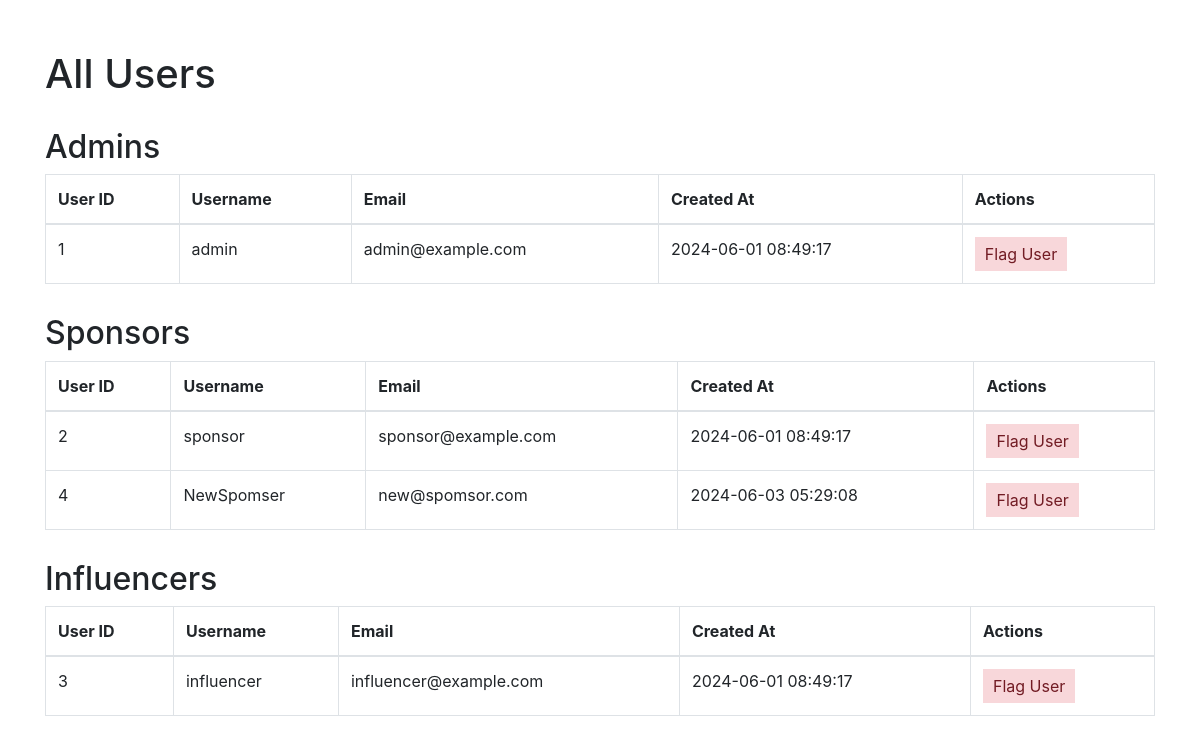
Page /admin/allusers (signed in) on the committed database.
### models.py (models this page shows)
class User(db.Model):
    __tablename__ = "users"
    user_id = db.Column(db.Integer, primary_key=True, autoincrement=True)
    username = db.Column(db.String(255), unique=True, nullable=False)
    password = db.Column(db.String(255), nullable=False)
    email = db.Column(db.String(255), unique=True, nullable=False)
    role = db.Column(db.Enum("admin", "sponsor", "influencer"), nullable=False)
    created_at = db.Column(db.TIMESTAMP, default=db.func.current_timestamp())
    sponsors = db.relationship("Sponsor", backref="user", lazy=True)
    influencers = db.relationship("Influencer", backref="user", lazy=True)
    user_flags = db.relationship(
        "UserFlag", foreign_keys="UserFlag.flagged_by", backref="flagger", lazy=True
    )
    flagged_by_user_flags = db.relationship(
        "UserFlag", foreign_keys="UserFlag.user_id", backref="flagged_user", lazy=True
    )
    campaign_flags = db.relationship(
        "CampaignFlag",
        foreign_keys="CampaignFlag.flagged_by",
        backref="flagger",
        lazy=True,
    )
    def to_dict(self):
        return {c.name: getattr(self, c.name) for c in self.__table__.columns}

### admin.py (the view)
@admin.route('/allusers')
def all_users():
    if "user_name" in session and "role" in session:
        if session["role"] == "admin":
            data = dict()
            data["admin"] = [user.to_dict() for user in User.query.filter_by(role="admin").all()]
            data["sponsor"] = [user.to_dict() for user in User.query.filter_by(role="sponsor").all()]
            data["influencer"] = [user.to_dict() for user in User.query.filter_by(role="influencer").all()]
            return render_template("admin_allusers.html", data=data)
    flash("Please Login !","faliled")
    return redirect(url_for("home"))

### app.py (called while the page is built)
@app.before_request
def create_tables():
    init_db(app)

### models.py (called while the page is built, shortened)
def init_db(app):
    with app.app_context():
        db.create_all()

### templates/admin_allusers.html (shortened to what this page needs)
<!DOCTYPE html>
<html lang="en">
<head>
    <link rel="stylesheet" href="https://stackpath.bootstrapcdn.com/bootstrap/4.3.1/css/bootstrap.min.css">
</head>
<body>
    <div class="container">
        <h1>All Users</h1>
        <h2>Admins</h2>
        <table class="table table-bordered">
            <thead>
                <tr>
                    <th>User ID</th>
                    <th>Username</th>
                    <th>Email</th>
                    <th>Created At</th>
                    <th>Actions</th>
                </tr>
            </thead>
            <tbody>
                {% for admin in data.admin %}
                <tr>
                    <td>{{ admin.user_id }}</td>
                    <td>{{ admin.username }}</td>
                    <td>{{ admin.email }}</td>
                    <td>{{ admin.created_at }}</td>
                    <td><button class="flag-button" onclick="flagUser('{{ admin.user_id }}')">Flag User</button></td>
                </tr>
                {% endfor %}
            </tbody>
        </table>
        <h2>Sponsors</h2>
        <table class="table table-bordered">
            <thead>
                <tr>
                    <th>User ID</th>
                    <th>Username</th>
                    <th>Email</th>
                    <th>Created At</th>
                    <th>Actions</th>
                </tr>
            </thead>
            <tbody>
                {% for sponsor in data.sponsor %}
                <tr>
                    <td>{{ sponsor.user_id }}</td>
                    <td>{{ sponsor.username }}</td>
                    <td>{{ sponsor.email }}</td>
                    <td>{{ sponsor.created_at }}</td>
                    <td><button class="flag-button" onclick="flagUser('{{ sponsor.user_id }}')">Flag User</button></td>
                </tr>
                {% endfor %}
            </tbody>
        </table>
        <h2>Influencers</h2>
        <table class="table table-bordered">
            <thead>
                <tr>
                    <th>User ID</th>
                    <th>Username</th>
                    <th>Email</th>
                    <th>Created At</th>
                    <th>Actions</th>
                </tr>
            </thead>
            <tbody>
                {% for influencer in data.influencer %}
                <tr>
                    <td>{{ influencer.user_id }}</td>
                    <td>{{ influencer.username }}</td>
                    <td>{{ influencer.email }}</td>
                    <td>{{ influencer.created_at }}</td>
                    <td><button class="flag-button" onclick="flagUser('{{ influencer.user_id }}')">Flag User</button></td>
                </tr>
                {% endfor %}
            </tbody>
        </table>
    </div>
</body>
</html>

### templates/admin_allusers.html (style rules this page uses)
.container { margin-top: 50px; }
h2 { margin-top: 30px; }
.flag-button { background-color: #f8d7da; color: #721c24; border: none; padding: 5px 10px; cursor: pointer; }

### rows in the picture
User: user_id "1", username "admin", email "admin@example.com", created_at "2024-06-01 08:49:17"
User: user_id "2", username "sponsor", email "sponsor@example.com", created_at "2024-06-01 08:49:17"
User: user_id "4", username "NewSpomser", email "new@spomsor.com", created_at "2024-06-03 05:29:08"
User: user_id "3", username "influencer", email "influencer@example.com", created_at "2024-06-01 08:49:17"
